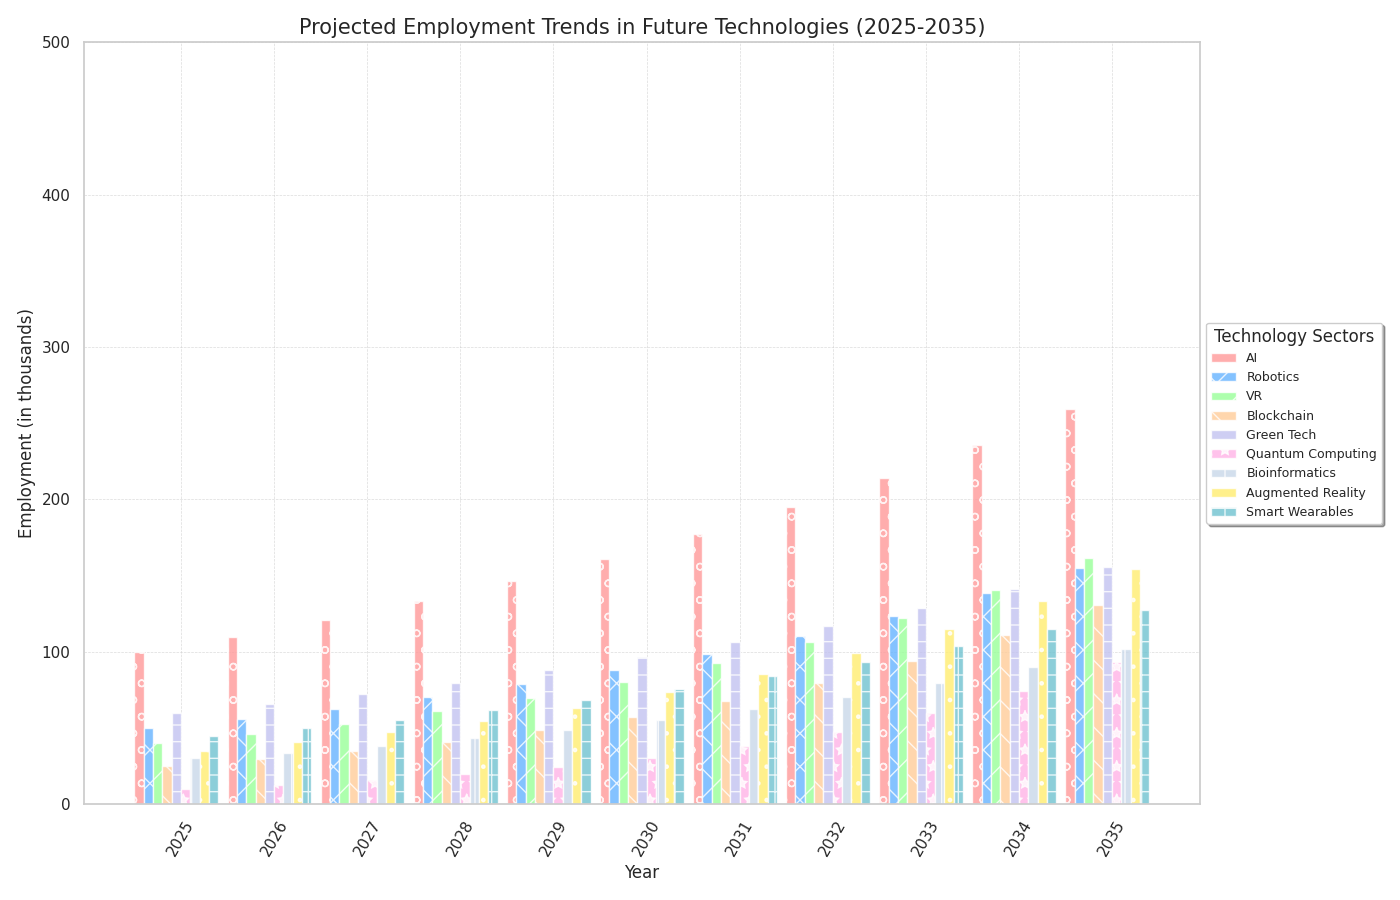

This chart was generated by the following Python code:
import matplotlib.pyplot as plt
import numpy as np

years = np.arange(2025, 2036)

def calculate_growth(base_value, rate, years):
    return base_value * ((1 + rate) ** np.arange(len(years)))

base_ai = 100
base_robotics = 50
base_vr = 40
base_blockchain = 25
base_green_tech = 60
base_quantum_computing = 10
base_bioinformatics = 30

# New technology fields
base_augmented_reality = 35
base_smart_wearables = 45

growth_ai = 0.10
growth_robotics = 0.12
growth_vr = 0.15
growth_blockchain = 0.18
growth_green_tech = 0.10
growth_quantum_computing = 0.25
growth_bioinformatics = 0.13

# New growth rates
growth_augmented_reality = 0.16
growth_smart_wearables = 0.11

ai_employment = calculate_growth(base_ai, growth_ai, years)
robotics_employment = calculate_growth(base_robotics, growth_robotics, years)
vr_employment = calculate_growth(base_vr, growth_vr, years)
blockchain_employment = calculate_growth(base_blockchain, growth_blockchain, years)
green_tech_employment = calculate_growth(base_green_tech, growth_green_tech, years)
quantum_computing_employment = calculate_growth(base_quantum_computing, growth_quantum_computing, years)
bioinformatics_employment = calculate_growth(base_bioinformatics, growth_bioinformatics, years)

# New employment series calculation
augmented_reality_employment = calculate_growth(base_augmented_reality, growth_augmented_reality, years)
smart_wearables_employment = calculate_growth(base_smart_wearables, growth_smart_wearables, years)

n_tech = 9
bar_width = 0.1

fig, ax = plt.subplots(figsize=(14, 9))

indices = np.arange(len(years))

ax.bar(indices, ai_employment, bar_width, label='AI', color='#ff9999', alpha=0.8, hatch='o')
ax.bar(indices + bar_width, robotics_employment, bar_width, label='Robotics', color='#66b3ff', alpha=0.8, hatch='x')
ax.bar(indices + 2 * bar_width, vr_employment, bar_width, label='VR', color='#99ff99', alpha=0.8, hatch='/')
ax.bar(indices + 3 * bar_width, blockchain_employment, bar_width, label='Blockchain', color='#ffcc99', alpha=0.8, hatch='\\')
ax.bar(indices + 4 * bar_width, green_tech_employment, bar_width, label='Green Tech', color='#c2c2f0', alpha=0.8, hatch='-')
ax.bar(indices + 5 * bar_width, quantum_computing_employment, bar_width, label='Quantum Computing', color='#ffb3e6', alpha=0.8, hatch='*')
ax.bar(indices + 6 * bar_width, bioinformatics_employment, bar_width, label='Bioinformatics', color='#c9d7e9', alpha=0.8, hatch='|')
# New bars
ax.bar(indices + 7 * bar_width, augmented_reality_employment, bar_width, label='Augmented Reality', color='#ffed6f', alpha=0.8, hatch='.')
ax.bar(indices + 8 * bar_width, smart_wearables_employment, bar_width, label='Smart Wearables', color='#6fc2d0', alpha=0.8, hatch='+')

ax.set_title('Projected Employment Trends in Future Technologies (2025-2035)', fontsize=15)
ax.set_xlabel('Year', fontsize=12)
ax.set_ylabel('Employment (in thousands)', fontsize=12)

ax.legend(loc='center left', bbox_to_anchor=(1, 0.5), title='Technology Sectors', fontsize=9, frameon=True, shadow=True)
ax.set_xticks(indices + (n_tech / 2) * bar_width)
ax.set_xticklabels(years, rotation=60)

ax.set_ylim(0, 500)
ax.grid(True, linestyle='--', linewidth=0.5, alpha=0.7)

plt.tight_layout()
plt.show()
